Frame 1 (no input): blank canvas, image omitted
Frame 60 (no input): blank canvas, image omitted
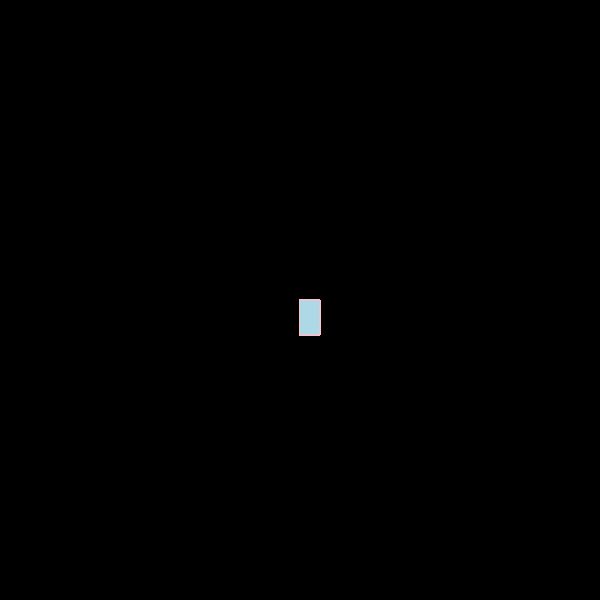
Frame 120 (the mouse pressed at the canvas centre since frame 60)

The p5.js sketch whose frames 1 and 60 were blank and that drew this single picture after the mouse press (run headless with seeded random() and noise() and a simulated clock; from frame 60 on, the mouse is pressed at the canvas centre):

// p5.js sketch
// ── sketch.js
function setup() {
    createCanvas(600, 600);
    background("black");
  }
  
  function draw() {
    stroke("pink");
    fill("lightblue");
  
    if (mouseIsPressed) {
      rect(mouseX, mouseY, 20, 35);
    }
  }
